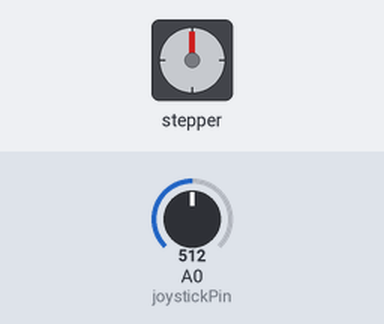
A sketch run on a simulated Arduino Uno, built with avr-gcc and run on an emulated ATmega328P. Parts: stepper motor. The inputs (shaded band) are chosen by the test bench; at power-on: A0 (joystickPin) = 512. Stepper angles assume 2048 steps per turn.

Above: at 1.2 s.
1.3 s: A0 (joystickPin) set to 545
2.8 s: A0 (joystickPin) set to 575
At 3.27 s:
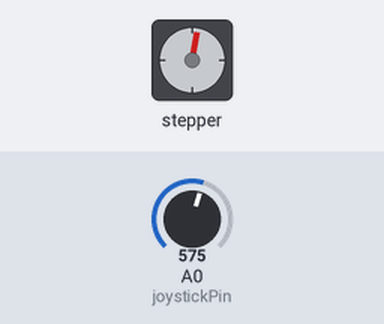
At 3.89 s:
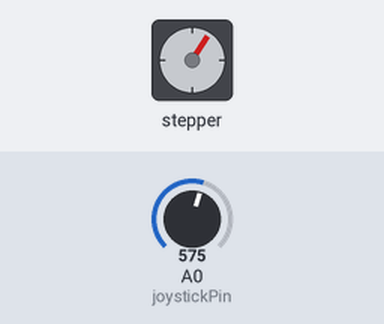
5.8 s: A0 (joystickPin) set to 716
At 6.08 s:
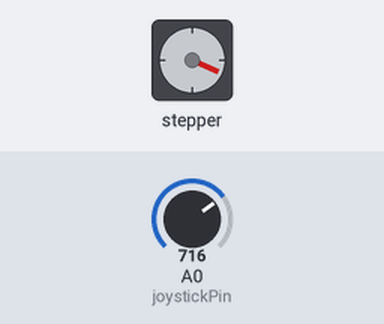
Timing chart, 0 to 17.8 s (numbered marks = the images above; inputs shaded):
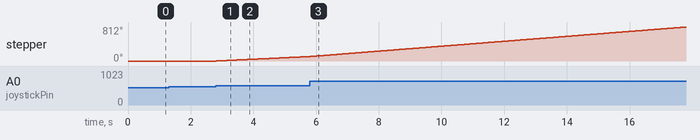

The sketch:

joystick_stepper.ino
```cpp
#include <Stepper.h>

int stepsPerRevolution = 2048;

// Stepper on pins 6–9
Stepper myStepper(stepsPerRevolution, 6, 7, 8, 9);

int joystickPin = A0;

int deadZone = 50;   // prevents jitter around center

void setup() {
  // nothing else needed
}

void loop() {
  int joyValue = analogRead(joystickPin); // 0–1023

  int center = 512;
  int speed = joyValue - center;

  // Dead zone (stop when near center)
  if (abs(speed) < deadZone) {
    return;
  }

  // Map joystick deflection to motor speed
  int stepSpeed = map(abs(speed), 0, 512, 5, 20);

  myStepper.setSpeed(stepSpeed);

  if (speed > 0) {
    myStepper.step(10);   // forward
  } else {
    myStepper.step(-10);  // backward
  }
}
```

Measured:
- the behaviour switches between 561 and 562 on A0 (joystickPin) (found by bisection; images 0 and 1)
- after the input at 1.3 s, every drawn part: stays the same
- after the input at 2.8 s, stepper: keeps turning clockwise at about 36°/s, starting at once
